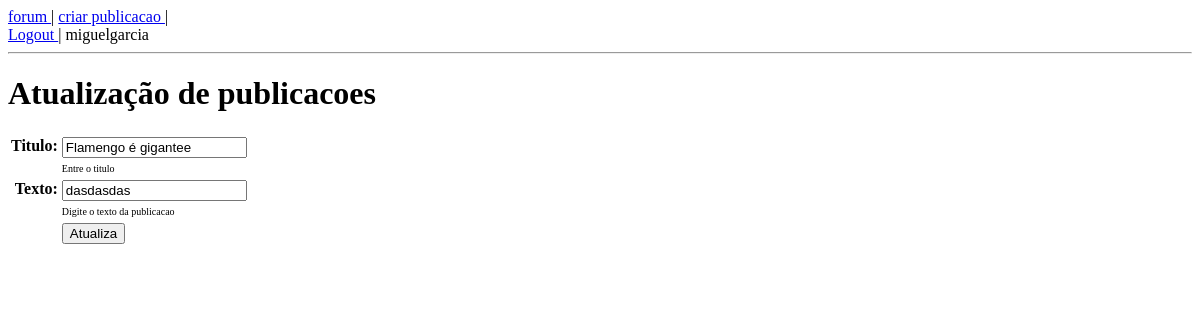
Before: /forum/atualiza/2/ (signed in) with the older database file.
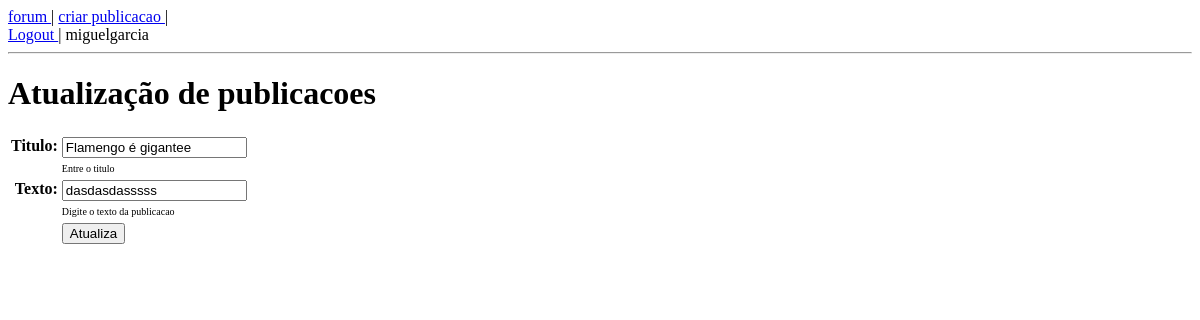
After: the same page with the newer database file.
### forum/models.py (models this page shows, shortened)
class Publicacao(models.Model):
    id = models.AutoField(primary_key=True)
    titulo = models.CharField(
    max_length=100, help_text='Entre o titulo')
    texto = models.CharField(
    max_length=10000, help_text='Digite o texto da publicacao')
    autor = models.ForeignKey(User, on_delete=models.CASCADE,default=None, null=True)
    data_publicacao = models.DateTimeField(auto_now_add=True, blank=True, null=True)

### forum/views.py (the view, shortened to what this page needs)
@method_decorator(login_required, name='dispatch')
class PublicacaoUpdateView(View):
    def get(self, request, pk, *args, **kwargs):
        publicacao = Publicacao.objects.get(pk=pk)
        if publicacao.autor == request.user:
            formulario = PublicacaoModel2Form(instance=publicacao)
            context = {'publicacao': formulario, }
            return render(request, 'forum/atualizaPublicacao.html', context)
        else:
            return HttpResponseRedirect(reverse_lazy(
                    "forum:lista-publicacoes"))

### forum/forms.py
class PublicacaoModel2Form(forms.ModelForm):
    class Meta:
        model = Publicacao
        fields = [
            'titulo',
            'texto',
        ]

### forum/templates/forum/atualizaPublicacao.html (shortened to what this page needs)
{% load static %}
<!DOCTYPE html>
    <html>
    <head>
        <link rel="stylesheet" href="{% static 'publicacoes/css/estilo.css' %}">
    </head>
    <body>
        {% include 'forum/links.html' %}
        <h1>Atualização de publicacoes</h1>
        <form method="POST" class='formulario'>
            <table>
                {{ publicacao.as_table }}
                <tr>
                <td></td>
                <td><input type="submit" value="Atualiza"></td>
                </tr>
            </table>
        </form>
    </body>
</html>

Changed rows visible on the page:
changed Publicacao "Flamengo é gigantee": texto "dasdasdas" → "dasdasdasssss"
